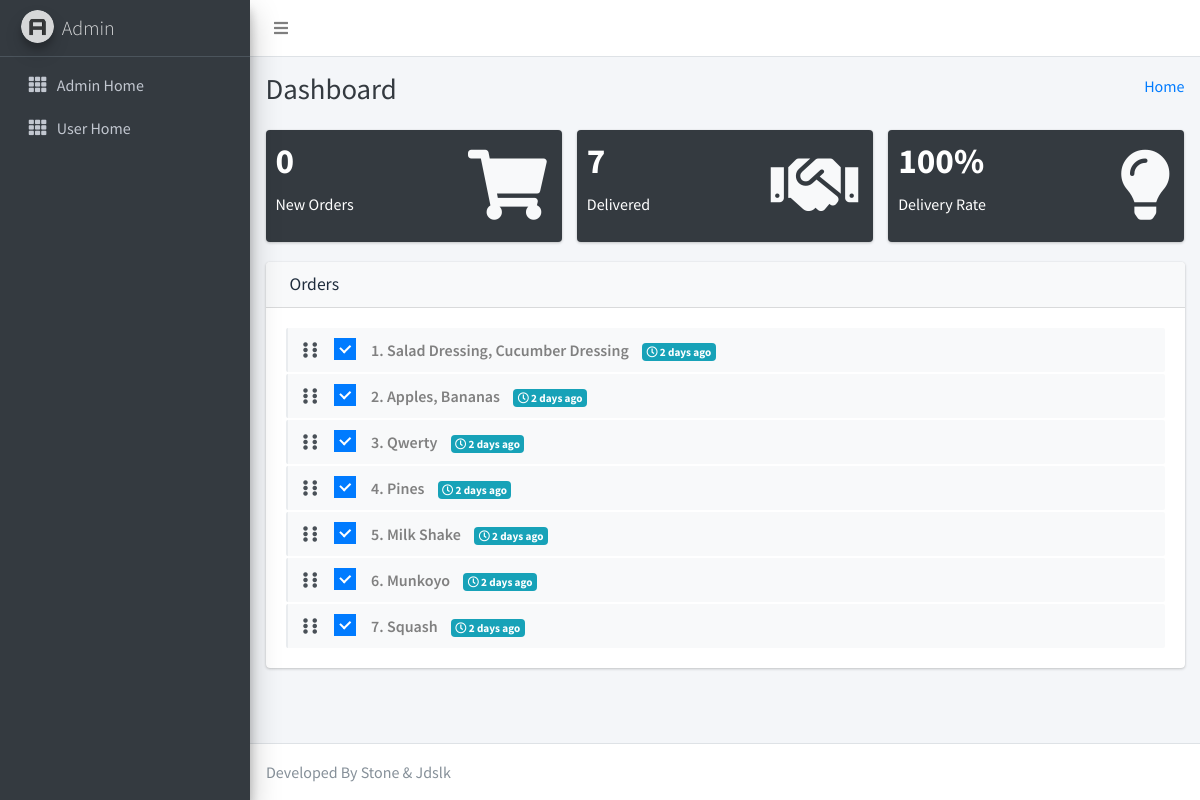
The app's page /admin/index.php with its own data.
### tables this page shows
CREATE TABLE `orders` (
  `ordersId` bigint(20) UNSIGNED NOT NULL,
  `email` varchar(255) DEFAULT NULL,
  `lng` varchar(255) NOT NULL,
  `lat` varchar(255) NOT NULL,
  `orderText` varchar(255) DEFAULT NULL,
  `totalPrice` decimal(15,2) DEFAULT 0.00,
  `orderDate` timestamp NOT NULL DEFAULT current_timestamp(),
  `orderStatus` tinyint(1) NOT NULL
);

### admin/includes/connect.php (called while the page is built, shortened)
<?php
function getTimeAgo($timestamp)
{
    $time_ago = strtotime($timestamp);
    $current_time = time();
    $time_difference = $current_time - $time_ago;
    $seconds = $time_difference;
    $minutes = round($seconds / 60);
    $hours = round($seconds / 3600);
    $days = round($seconds / 86400);
    $weeks = round($seconds / 604800);
    $months = round($seconds / 2629440);
    $years = round($seconds / 31553280);
    if ($seconds <= 60) {
        return "Just Now";
    } else if ($minutes <= 60) {
        if ($minutes == 1) {
            return "1 min ago";
        } else {
            return $minutes . " min ago";
        }
    } else if ($hours <= 24) {
        if ($hours == 1) {
            return "An hour ago";
        } else {
            return $hours . " hours ago";
        }
    } else if ($days <= 7) {
        if ($days == 1) {
            return "A day ago";
        } else {
            return $days . " days ago";
        }
    } else if ($weeks <= 4.3) {
        if ($weeks == 1) {
            return "A week ago";
        } else {
            return $weeks . " weeks ago";
        }
    } else if ($months <= 12) {
        if ($months == 1) {
            return "A month ago";
        } else {
            return $months . " months ago";
        }
    } else {
        if ($years == 1) {
            return "A year ago";
        } else {
            return $years . " years ago";
        }
    }
}

### admin/index.php (the view, shortened to what this page needs)
<?php
include_once 'includes/connect.php';
$ordersPending = mysqli_num_rows(mysqli_query($conn, "SELECT * FROM `orders` WHERE orderStatus = 0"));
$ordersCompleted = mysqli_num_rows(mysqli_query($conn, "SELECT * FROM `orders` WHERE orderStatus = 1"));
$ordersAll = mysqli_num_rows(mysqli_query($conn, "SELECT * FROM `orders`"));
?>
<!DOCTYPE html>
<html lang="en">
<head>
  <link rel="stylesheet" href="plugins/fontawesome-free/css/all.min.css">
  <link rel="stylesheet" href="https://code.ionicframework.com/ionicons/2.0.1/css/ionicons.min.css">
  <link rel="stylesheet" href="plugins/tempusdominus-bootstrap-4/css/tempusdominus-bootstrap-4.min.css">
  <link rel="stylesheet" href="plugins/icheck-bootstrap/icheck-bootstrap.min.css">
  <link rel="stylesheet" href="dist/css/adminlte.min.css">
  <link rel="stylesheet" href="plugins/overlayScrollbars/css/OverlayScrollbars.min.css">
  <link rel="stylesheet" href="plugins/daterangepicker/daterangepicker.css">
  <link rel="stylesheet" href="plugins/summernote/summernote-bs4.min.css">
  <link rel="stylesheet" href="css/style.css">
</head>
<body class="hold-transition sidebar-mini layout-fixed">
  <div class="wrapper">
    <nav class="main-header navbar navbar-expand navbar-white navbar-light">
      <ul class="navbar-nav">
        <li class="nav-item">
          <a class="nav-link" data-widget="pushmenu" href="#" role="button"><i class="fas fa-bars"></i></a>
        </li>
      </ul>
    </nav>
    <aside class="main-sidebar sidebar-dark-primary elevation-4">
      <a href="index3.html" class="brand-link">
        <img src="dist/img/AdminLTELogo.png" alt="AdminLTE Logo" class="brand-image img-circle elevation-3" style="opacity: .8">
        <span class="brand-text font-weight-light">Admin</span>
      </a>
      <div class="sidebar">
        <nav class="mt-2">
          <ul class="nav nav-pills nav-sidebar flex-column" data-widget="treeview" role="menu" data-accordion="false">
            <li class="nav-item">
              <a href="" class="nav-link">
                <i class="nav-icon fas fa-th"></i>
                <p>
                  Admin Home
                </p>
              </a>
            </li>
            <li class="nav-item">
              <a href="index.php" class="nav-link">
                <i class="nav-icon fas fa-th"></i>
                <p>
                  User Home
                </p>
              </a>
            </li>
          </ul>
        </nav>
      </div>
    </aside>
    <div class="content-wrapper">
      <div class="content-header">
        <div class="container-fluid">
          <div class="row mb-2">
            <div class="col-sm-6">
              <h1 class="m-0 text-dark dashboardLabel">Dashboard</h1>
            </div>
            <div class="col-sm-6">
              <ol class="breadcrumb float-sm-right">
                <li class="breadcrumb-item"><a href="#">Home</a></li>
              </ol>
            </div>
          </div>
        </div>
      </div>
      <section class="content">
        <div class="container-fluid">
          <div class="row">
            <div class="col-lg-4 col-6">
              <div class="small-box bg-dark">
                <div class="inner">
                  <h3 class="ordersPending"><?php echo $ordersPending; ?></h3>
                  <p>New Orders</p>
                </div>
                <div class="icon">
                  <i class="fas fa-shopping-cart  text-light"></i>
                </div>
              </div>
            </div>
            <div class="col-lg-4 col-6">
              <div class="small-box bg-dark">
                <div class="inner">
                  <h3 class="ordersCompleted"><?php echo $ordersCompleted; ?></h3>
                  <p>Delivered</p>
                </div>
                <div class="icon">
                  <i class="fas fa-handshake text-light"></i>
                </div>
              </div>
            </div>
            <div class="col-lg-4 col-6">
              <div class="small-box bg-dark">
                <div class="inner">
                  <h3 class="deliveryRate"><?php echo round((($ordersCompleted / $ordersAll) * 100), 0); ?>%</h3>
                  <p>Delivery Rate</p>
                </div>
                <div class="icon">
                  <i class="fas fa-lightbulb text-light"></i>
                </div>
              </div>
            </div>
          </div>
          <div class="row">
            <section class="col-lg-12 connectedSortable">
              <div class="card">
                <div class="card-header bg-light">
                  <h3 class="card-title">
                    Orders
                  </h3>
                </div>
                <div class="card-body">
                  <ul class="todo-list" data-widget="todo-list">
                    <?php
                    $data = mysqli_query($conn, "SELECT * FROM `orders` ORDER BY orderStatus ASC");
                    if (mysqli_num_rows($data) != 0) {
                      $count = 1;
                      while ($ordersResult = mysqli_fetch_assoc($data)) {
                        $items = '';
                        $itemsList = '';
                        $data1 = mysqli_query($conn, "SELECT * FROM `items` WHERE ordersId = " . $ordersResult["ordersId"]);
                        if (mysqli_num_rows($data1) != 0) {
                          $itemsList .= '<ul>';
                          $count1 = 1;
                          while ($itemsResult = mysqli_fetch_assoc($data1)) {
                            $itemsList .= '<li>(' . $itemsResult["quantity"] . ') ' . $itemsResult["name"] . ' @ K' . $itemsResult["itemPrice"] . '</li>';
                            if ($count1 == mysqli_num_rows($data1)) {
                              $items .= $itemsResult["name"];
                            } else {
                              $items .= $itemsResult["name"] . ', ';
                            }
                            $count1++;
                          }
                          $itemsList .= '</ul>';
                        }
                        if (!empty($items) && !empty($itemsList)) {
                          $checked = '';
                          if ($ordersResult["orderStatus"] == 1) {
                            $checked = 'checked';
                          }
                          echo '<li>
                                  <span class="handle">
                                    <i class="fas fa-ellipsis-v"></i>
                                    <i class="fas fa-ellipsis-v"></i>
                                  </span>
                                  <div class="icheck-primary d-inline ml-2" data-toggle="tooltip" title="Mark as complete">
                                    <input class="ordersCheckbox" type="checkbox" value="' . $ordersResult["ordersId"] . '" name="todo' . $ordersResult["ordersId"] . '" id="todoCheck' . $ordersResult["ordersId"] . '" ' . $checked . '>
                                    <label for="todoCheck' . $ordersResult["ordersId"] . '"></label>
                                  </div>
                                  <a href="#" class="text text-darkish hand hover-color-info" title="Ordered Items" data-toggle="popover" data-trigger="focus" data-html="true" data-content="' . $itemsList . '">' . $count . '. ' . $items . '</a>
                                  <small class="badge badge-info"><i class="far fa-clock"></i> ' . getTimeAgo($ordersResult["orderDate"]) . '</small>
                                  <div class="tools" onclick="reload(' . $ordersResult["lat"] . ',' . $ordersResult["lng"] . ')" data-toggle="modal" data-target="#myModal">
                                    <i class="fas fa-map-marker-alt text-dark font-x-large hover-color-info" data-toggle="tooltip" title="View Location"></i>
                                  </div>
                                </li>';
                          $count++;
                        }
                      }
                    }
                    ?>
                  </ul>
                </div>
              </div>
            </section>
          </div>
        </div>
      </section>
    </div>
    <footer class="main-footer">
      Developed By Stone & Jdslk
    </footer>
  </div>
</body>
</html>

### admin/css/style.css (style rules this page uses)
.hand { cursor: pointer; }
.text-darkish { color: #808080; }

### records on screen
orders: items "Salad Dressing, Cucumber Dressing", orderDate "2 days ago"
orders: items "Apples, Bananas", orderDate "2 days ago"
orders: items "Qwerty", orderDate "2 days ago"
orders: items "Pines", orderDate "2 days ago"
orders: items "Milk Shake", orderDate "2 days ago"
orders: items "Munkoyo", orderDate "2 days ago"
orders: items "Squash", orderDate "2 days ago"

### other values on screen
$ordersPending "0"
$ordersCompleted "7"
